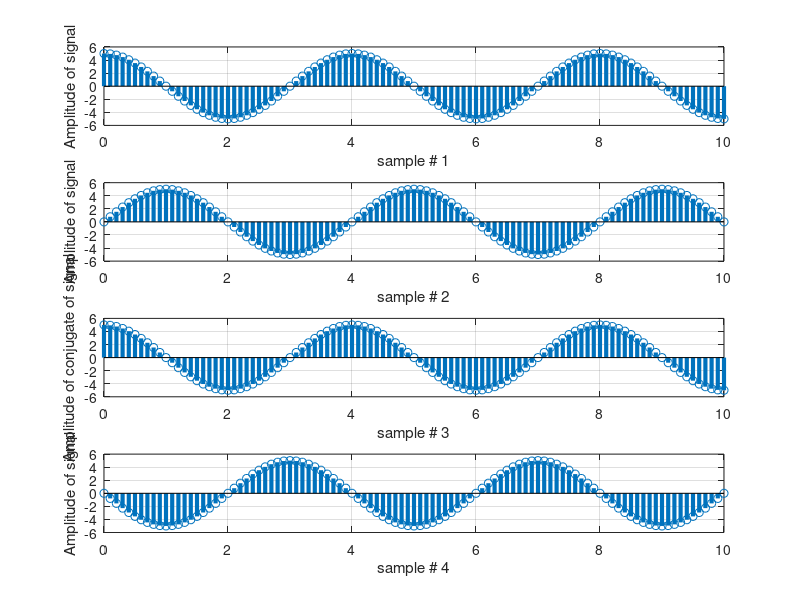

Reproduce this figure in MATLAB.
%    Determine the complex conjugate of the exponential signal given 
%   in above example and plot its real and imaginary portions.

clc 
clear

n=0:1/10:10;
k=5;
a=pi/2;
x=k * exp(a*n*i);

subplot(4, 1, 1);
title('Real part of exponential signal');
stem(n, real(x), 'linewidth', 3);
xlabel('sample # 1');
ylabel('Amplitude of signal');
grid

subplot(4, 1, 2);
title('imaginary part of exponential signal');
stem(n, imag(x), 'linewidth', 3);
xlabel('sample # 2');
ylabel('Amplitude of signal');
grid

% conjugate of exponential signal
y = conj(x);

subplot(4, 1, 3);
title('Real part of the conjugate of exponential signal');
stem(n, real(y), 'linewidth', 3);
xlabel('sample # 3');
ylabel('Amplitude of conjugate of signal');
grid

subplot(4, 1, 4);
title('Imaginary part of exponential signal');
stem(n, imag(y), 'linewidth', 3);
xlabel('sample # 4');
ylabel('Amplitude of signal');
grid
